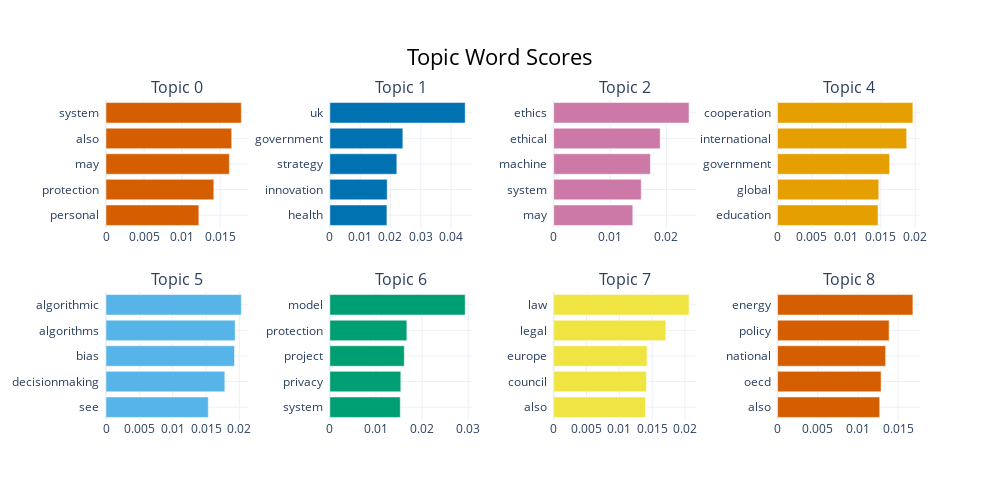

Notebook code for this chart:
### Code cell
# Visualisation des relations entre les topics
topic_model.visualize_barchart()

### Figure 1 — Plotly figure (JSON) as saved in the notebook; plotly's stock layout.template omitted (floating-point values rounded to 4 significant figures)
{"data": [{"marker": {"color": "#D55E00"}, "orientation": "h", "type": "bar", "x": [0.0122, 0.01416, 0.0162, 0.01651, 0.01778], "xaxis": "x", "y": ["personal  ", "protection  ", "may  ", "also  ", "system  "], "yaxis": "y"}, {"marker": {"color": "#0072B2"}, "orientation": "h", "type": "bar", "x": [0.01883, 0.01892, 0.02209, 0.02408, 0.04464], "xaxis": "x2", "y": ["health  ", "innovation  ", "strategy  ", "government  ", "uk  "], "yaxis": "y2"}, {"marker": {"color": "#CC79A7"}, "orientation": "h", "type": "bar", "x": [0.01404, 0.01553, 0.01715, 0.01889, 0.02401], "xaxis": "x3", "y": ["may  ", "system  ", "machine  ", "ethical  ", "ethics  "], "yaxis": "y3"}, {"marker": {"color": "#E69F00"}, "orientation": "h", "type": "bar", "x": [0.01459, 0.01471, 0.01628, 0.01876, 0.01966], "xaxis": "x4", "y": ["education  ", "global  ", "government  ", "international  ", "cooperation  "], "yaxis": "y4"}, {"marker": {"color": "#56B4E9"}, "orientation": "h", "type": "bar", "x": [0.01534, 0.01782, 0.01927, 0.01937, 0.02029], "xaxis": "x5", "y": ["see  ", "decisionmaking  ", "bias  ", "algorithms  ", "algorithmic  "], "yaxis": "y5"}, {"marker": {"color": "#009E73"}, "orientation": "h", "type": "bar", "x": [0.01527, 0.01538, 0.01614, 0.0167, 0.02935], "xaxis": "x6", "y": ["system  ", "privacy  ", "project  ", "protection  ", "model  "], "yaxis": "y6"}, {"marker": {"color": "#F0E442"}, "orientation": "h", "type": "bar", "x": [0.01397, 0.01412, 0.01421, 0.01707, 0.0206], "xaxis": "x7", "y": ["also  ", "council  ", "europe  ", "legal  ", "law  "], "yaxis": "y7"}, {"marker": {"color": "#D55E00"}, "orientation": "h", "type": "bar", "x": [0.01272, 0.01289, 0.01346, 0.01389, 0.01685], "xaxis": "x8", "y": ["also  ", "oecd  ", "national  ", "policy  ", "energy  "], "yaxis": "y8"}], "layout": {"annotations": [{"font": {"size": 16}, "showarrow": false, "text": "Topic 0", "x": 0.0875, "xanchor": "center", "xref": "paper", "y": 1, "yanchor": "bottom", "yref": "paper"}, {"font": {"size": 16}, "showarrow": false, "text": "Topic 1", "x": 0.3625, "xanchor": "center", "xref": "paper", "y": 1, "yanchor": "bottom", "yref": "paper"}, {"font": {"size": 16}, "showarrow": false, "text": "Topic 2", "x": 0.6375, "xanchor": "center", "xref": "paper", "y": 1, "yanchor": "bottom", "yref": "paper"}, {"font": {"size": 16}, "showarrow": false, "text": "Topic 4", "x": 0.9125, "xanchor": "center", "xref": "paper", "y": 1, "yanchor": "bottom", "yref": "paper"}, {"font": {"size": 16}, "showarrow": false, "text": "Topic 5", "x": 0.0875, "xanchor": "center", "xref": "paper", "y": 0.4, "yanchor": "bottom", "yref": "paper"}, {"font": {"size": 16}, "showarrow": false, "text": "Topic 6", "x": 0.3625, "xanchor": "center", "xref": "paper", "y": 0.4, "yanchor": "bottom", "yref": "paper"}, {"font": {"size": 16}, "showarrow": false, "text": "Topic 7", "x": 0.6375, "xanchor": "center", "xref": "paper", "y": 0.4, "yanchor": "bottom", "yref": "paper"}, {"font": {"size": 16}, "showarrow": false, "text": "Topic 8", "x": 0.9125, "xanchor": "center", "xref": "paper", "y": 0.4, "yanchor": "bottom", "yref": "paper"}], "height": 500, "hoverlabel": {"bgcolor": "white", "font": {"family": "Rockwell", "size": 16}}, "showlegend": false, "title": {"font": {"color": "Black", "size": 22}, "text": "Topic Word Scores", "x": 0.5, "xanchor": "center", "yanchor": "top"}, "width": 1000, "xaxis": {"anchor": "y", "domain": [0, 0.175], "showgrid": true}, "xaxis2": {"anchor": "y2", "domain": [0.275, 0.45], "showgrid": true}, "xaxis3": {"anchor": "y3", "domain": [0.55, 0.725], "showgrid": true}, "xaxis4": {"anchor": "y4", "domain": [0.825, 1], "showgrid": true}, "xaxis5": {"anchor": "y5", "domain": [0, 0.175], "showgrid": true}, "xaxis6": {"anchor": "y6", "domain": [0.275, 0.45], "showgrid": true}, "xaxis7": {"anchor": "y7", "domain": [0.55, 0.725], "showgrid": true}, "xaxis8": {"anchor": "y8", "domain": [0.825, 1], "showgrid": true}, "yaxis": {"anchor": "x", "domain": [0.6, 1], "showgrid": true}, "yaxis2": {"anchor": "x2", "domain": [0.6, 1], "showgrid": true}, "yaxis3": {"anchor": "x3", "domain": [0.6, 1], "showgrid": true}, "yaxis4": {"anchor": "x4", "domain": [0.6, 1], "showgrid": true}, "yaxis5": {"anchor": "x5", "domain": [0, 0.4], "showgrid": true}, "yaxis6": {"anchor": "x6", "domain": [0, 0.4], "showgrid": true}, "yaxis7": {"anchor": "x7", "domain": [0, 0.4], "showgrid": true}, "yaxis8": {"anchor": "x8", "domain": [0, 0.4], "showgrid": true}}}
